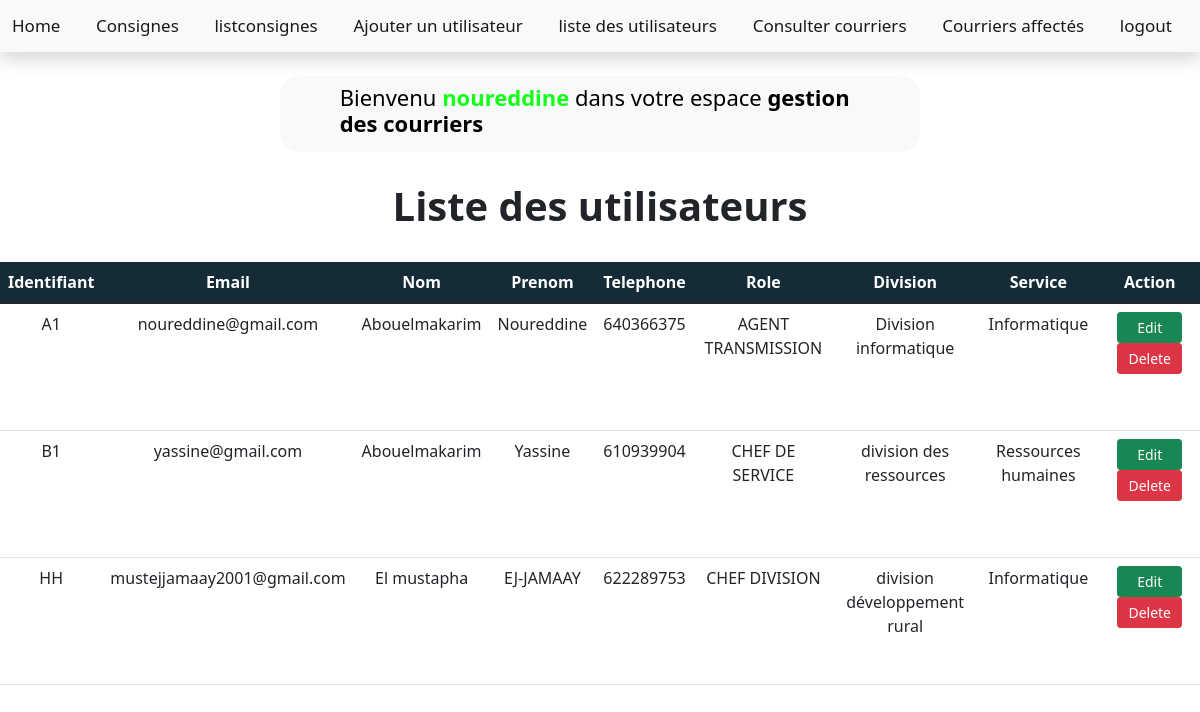
Screenshot of /listusers/ (signed in) with the database file from the repository.
### courriers/models.py (models this page shows, shortened)
class Utilisateur(models.Model):
    user=models.OneToOneField(User,on_delete=models.CASCADE)
    identifiant=models.CharField(max_length=10,default='',unique=True)
    nom=models.CharField(max_length=20)
    prenom=models.CharField(max_length=20)
    email=models.EmailField(default='')
    telephone=models.BigIntegerField(max_length=14)
    role=models.ForeignKey('Role',on_delete=models.CASCADE)
    division=models.ForeignKey('Division',on_delete=models.SET_NULL,null=True)
    service=models.ForeignKey('Service',on_delete=models.SET_NULL,null=True,blank=True)

class Role(models.Model):
    nom=models.CharField(max_length=20)
    def __str__(self):
        return self.nom

class Division(models.Model):
    nom=models.CharField(max_length=30)
    def __str__(self):
        return self.nom

class Service(models.Model):
    nom=models.CharField(max_length=30)
    division=models.ForeignKey('Division',on_delete=models.CASCADE)
    def __str__(self):
        return self.nom

### courriers/views.py (the view)
# urls.py: path('listusers/',views.listusers,name="listusers"),
@login_required(login_url='listusers')
def listusers(request):
    liste1=Utilisateur.objects.all()
    liste2=User.objects.all()
    return render(request,'listusers.html',{'liste1':liste1,'liste2':liste2})

### courriers/templates/listusers.html (shortened to what this page needs)
<!DOCTYPE html>
<html>
    <head>
   {% load static %}
   {% include 'navbaradmin.html' %}
    </head>
    <body style="background-color:#ffffff">
        <center>
            <h1><strong>Liste des utilisateurs</strong></h1>
        </center>
        <br>
        <table style="width:100%" class="table table-hover">
            <thead>
                <tr>
                <th>Identifiant</th>
                <th>Email</th>
                <th>Nom</th>
                <th>Prenom</th>
                <th>Telephone</th>
                <th>Role</th>
                <th>Division</th>
                <th>Service</th>
                <th>Action</th>
                </tr>
            </thead>
        <tbody>
            {% for ur in liste1 %}
                <td>{{ur.identifiant}}</td>
                <td>{{ur.email}}</td>
                <td>{{ur.nom}}</td>
                <td>{{ur.prenom}}</td>
                <td>{{ur.telephone}}</td>
                <td>{{ur.role}}</td>
                <td>{{ur.division}}</td>
                <td>{{ur.service}}</td>
                <td>
                <a href="/update/{{ur.id}}" class="btn btn-sm btn-success" id="edit">Edit</a>
                <a href="/delete/{{ur.id}}" class="btn btn-sm btn-danger" id="delete">Delete</a>&nbsp&nbsp&nbsp&nbsp&nbsp&nbsp&nbsp&nbsp&nbsp&nbsp&nbsp&nbsp&nbsp&nbsp&nbsp&nbsp
                </td>
            {% endfor %}
            </tbody>
            </table>
    </body>
    </html>

### courriers/templates/navbaradmin.html (shortened to what this page needs)
<!DOCTYPE html>
<html lang="en">
<head>
  {% load static %}
  <link href="https://cdn.jsdelivr.net/npm/bootstrap@5.1.3/dist/css/bootstrap.min.css" rel="stylesheet">
</head>
<body style="background-color:#ffffff">
<nav class="navbar navbar-expand-sm navbar-light text-dark shadow bg-light">
  <div class="container-fluid">
    <a class="navbar-brand" href="/homeadmin">Home</a>
    <a class="navbar-brand" href="/consignes">Consignes</a>
    <a class="navbar-brand" href="/listconsignes">listconsignes</a>
    <a class="navbar-brand" href="/registerusers">Ajouter un utilisateur</a>
    <a class="navbar-brand" href="/listusers">liste des utilisateurs</a>
    <a class="navbar-brand" href="/listcourriersadmin">Consulter courriers</a>
    <a class="navbar-brand" href="/listaffectationsadmin">Courriers affectés</a>
    <a class="navbar-brand" href="/logout">logout</a>
    </div>
</nav>
<br>
<nav class="navbar navbar-expand-sm navbar-light bg-light" id="title">&nbsp&nbsp&nbsp&nbsp&nbsp
<h3>Bienvenu <strong style="color:rgb(18, 255, 22)";>{{user}}</strong> dans votre espace <strong style="color:rgb(0, 0, 0)">gestion des courriers</strong></h2>
</nav>
</body>

### courriers/templates/navbaradmin.html (style rules this page uses)
.navbar-brand { font-size:17px; color:rgb(0, 0, 0); }
h3 { font-size:22px; color:rgb(0, 0, 0); margin-right:55px }
#title { margin-right:280px; margin-left:280px; border-radius:20px 20px 20px 20px }

### courriers/templates/listusers.html (style rules this page uses)
thead { background-color:rgb(21, 44, 55); color:white; }
th { text-align:center; }
td { text-align:center; }
table { justfify-content:center; }
h1 { margin-top:30px; }
#edit { width:65px; }
#delete { width:65px; }

### rows the page displays
Utilisateur: identifiant "A1", email "noureddine@gmail.com", nom "Abouelmakarim", prenom "Noureddine", telephone "640366375", role "AGENT TRANSMISSION", division "Division informatique", service "Informatique"
Utilisateur: identifiant "B1", email "yassine@gmail.com", nom "Abouelmakarim", prenom "Yassine", telephone "610939904", role "CHEF DE SERVICE", division "division des ressources", service "Ressources humaines"
Utilisateur: identifiant "HH", email "mustejjamaay2001@gmail.com", nom "El mustapha", prenom "EJ-JAMAAY", telephone "622289753", role "CHEF DIVISION", division "division développement rural", service "Informatique"

### other values shown
{{ user }} "noureddine"
